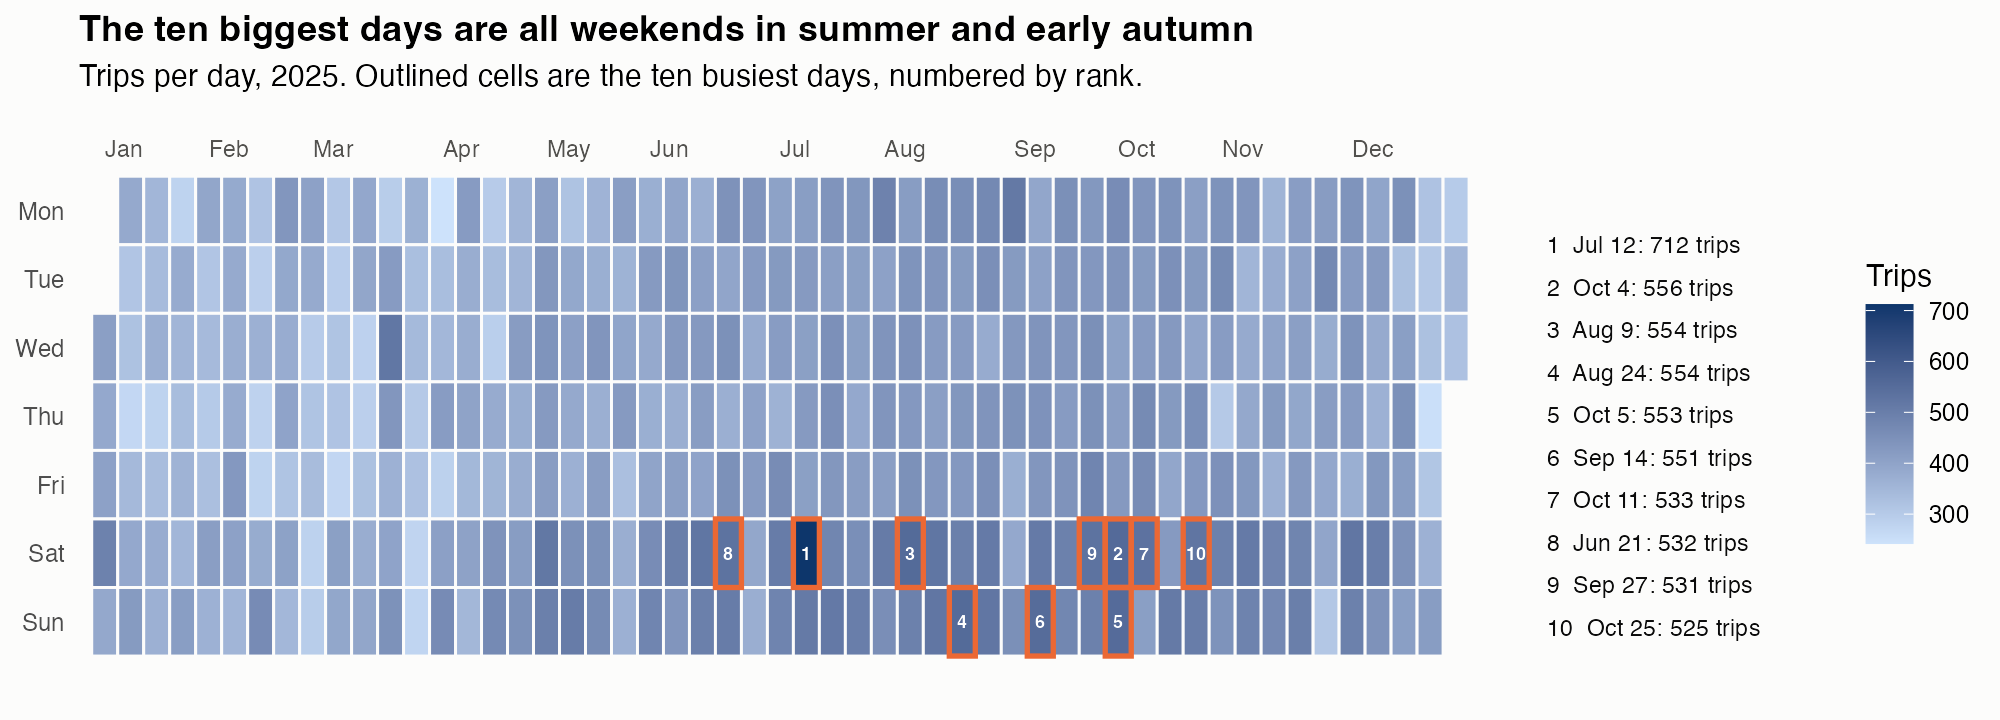

Reproduce this figure in R.
# plots/calendar-of-the-year.R: run from out/<slug>/
library(ggplot2); library(readr)

# Edit here ---------------------------------------------------------------
title    <- "The ten biggest days are all weekends in summer and early autumn"
subtitle <- "Trips per day, 2025. Outlined cells are the ten busiest days, numbered by rank."
col_low  <- "#cde2fb"; col_high <- "#0d366b"; col_mark <- "#eb6834"
# -------------------------------------------------------------------------

d <- read_csv("data/calendar-of-the-year.csv", show_col_types = FALSE)
d$weekday <- factor(d$weekday, rev(c("Mon","Tue","Wed","Thu","Fri","Sat","Sun")))
top <- d[d$top10, ]; top$lab <- sprintf("%d  %s %d: %d trips", top$rank, top$month, as.integer(format(top$date, "%d")), top$trips)
top <- top[order(top$rank), ]; top$y <- seq(6.5, by = -0.62, length.out = nrow(top))
mon <- aggregate(week ~ month, d, min); mon$month <- factor(mon$month, month.abb)

p <- ggplot(d, aes(week, weekday)) +
  geom_tile(aes(fill = trips), colour = "#fcfcfb", linewidth = 0.5) +
  geom_tile(data = top, fill = NA, colour = col_mark, linewidth = 0.9) +
  geom_text(data = top, aes(label = rank), size = 2.4, colour = "white", fontface = "bold") +
  geom_text(data = mon, aes(week, 7.9, label = month), hjust = 0, size = 3, colour = "#52514e", inherit.aes = FALSE) +
  geom_text(data = top, aes(55.5, y, label = lab), hjust = 0, size = 3, colour = "#0b0b0b", inherit.aes = FALSE) +
  scale_fill_gradient(low = col_low, high = col_high, name = "Trips") +
  scale_x_continuous(expand = expansion(add = c(0.5, 0)), limits = c(-0.5, 66)) +
  coord_cartesian(clip = "off", ylim = c(0.5, 7.9)) +
  labs(title = title, subtitle = subtitle, x = NULL, y = NULL) +
  theme_minimal(base_size = 11) +
  theme(panel.grid = element_blank(), axis.text.x = element_blank(), plot.title = element_text(face = "bold"),
        plot.background = element_rect(fill = "#fcfcfb", colour = NA))

ggsave("plots/calendar-of-the-year.svg", p, width = 10, height = 3.6)
ggsave("plots/calendar-of-the-year.png", p, width = 10, height = 3.6, dpi = 200)
